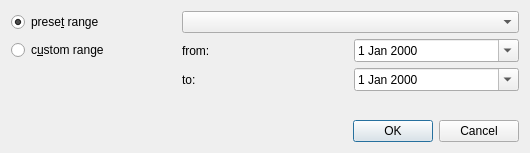
<?xml version="1.0" encoding="UTF-8"?>
<ui version="4.0">
 <class>KReportRangeDialog</class>
 <widget class="QDialog" name="KReportRangeDialog">
  <property name="geometry">
   <rect>
    <x>0</x>
    <y>0</y>
    <width>530</width>
    <height>153</height>
   </rect>
  </property>
  <property name="windowTitle">
   <string>Don't Panik - Choose Report Range</string>
  </property>
  <layout class="QVBoxLayout" name="verticalLayout">
   <item>
    <layout class="QGridLayout" name="gridLayout">
     <item row="0" column="0">
      <widget class="QRadioButton" name="preset_range">
       <property name="text">
        <string>prese&amp;t range</string>
       </property>
       <property name="checked">
        <bool>true</bool>
       </property>
      </widget>
     </item>
     <item row="0" column="1" colspan="2">
      <widget class="QComboBox" name="preset_choice"/>
     </item>
     <item row="1" column="0">
      <widget class="QRadioButton" name="custom_range">
       <property name="text">
        <string>c&amp;ustom range</string>
       </property>
      </widget>
     </item>
     <item row="1" column="1">
      <widget class="QLabel" name="label">
       <property name="text">
        <string>from:</string>
       </property>
      </widget>
     </item>
     <item row="1" column="2">
      <widget class="QDateEdit" name="custom_from">
       <property name="calendarPopup">
        <bool>true</bool>
       </property>
      </widget>
     </item>
     <item row="2" column="1">
      <widget class="QLabel" name="label_2">
       <property name="text">
        <string>to:</string>
       </property>
      </widget>
     </item>
     <item row="2" column="2">
      <widget class="QDateEdit" name="custom_to">
       <property name="calendarPopup">
        <bool>true</bool>
       </property>
      </widget>
     </item>
    </layout>
   </item>
   <item>
    <spacer name="verticalSpacer">
     <property name="orientation">
      <enum>Qt::Vertical</enum>
     </property>
     <property name="sizeHint" stdset="0">
      <size>
       <width>20</width>
       <height>9</height>
      </size>
     </property>
    </spacer>
   </item>
   <item>
    <widget class="QDialogButtonBox" name="buttons">
     <property name="standardButtons">
      <set>QDialogButtonBox::Cancel|QDialogButtonBox::Ok</set>
     </property>
    </widget>
   </item>
  </layout>
 </widget>
 <resources/>
 <connections/>
</ui>
